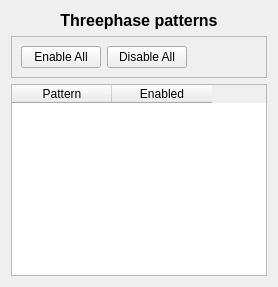
     <widget class="QWidget" name="tab_patterns">
      <attribute name="title">
       <string>Patterns</string>
      </attribute>
      <layout class="QVBoxLayout" name="verticalLayout_9">
       <item>
        <widget class="QLabel" name="label_19">
         <property name="text">
          <string>&lt;html&gt;&lt;head/&gt;&lt;body&gt;&lt;p&gt;&lt;span style=&quot; font-size:12pt; font-weight:700;&quot;&gt;Threephase patterns&lt;/span&gt;&lt;/p&gt;&lt;/body&gt;&lt;/html&gt;</string>
         </property>
         <property name="alignment">
          <set>Qt::AlignmentFlag::AlignCenter</set>
         </property>
         <property name="margin">
          <number>10</number>
         </property>
        </widget>
       </item>
       <item>
        <widget class="QFrame" name="frame_9">
         <property name="frameShape">
          <enum>QFrame::Shape::StyledPanel</enum>
         </property>
         <property name="frameShadow">
          <enum>QFrame::Shadow::Raised</enum>
         </property>
         <layout class="QHBoxLayout" name="horizontalLayout_3">
          <item>
           <widget class="QPushButton" name="button_patterns_enable_all">
            <property name="text">
             <string>Enable All</string>
            </property>
           </widget>
          </item>
          <item>
           <widget class="QPushButton" name="button_patterns_disable_all">
            <property name="text">
             <string>Disable All</string>
            </property>
           </widget>
          </item>
          <item>
           <spacer name="horizontalSpacer">
            <property name="orientation">
             <enum>Qt::Orientation::Horizontal</enum>
            </property>
            <property name="sizeHint" stdset="0">
             <size>
              <width>40</width>
              <height>20</height>
             </size>
            </property>
           </spacer>
          </item>
         </layout>
        </widget>
       </item>
       <item>
        <widget class="QTableWidget" name="patterns_table">
         <property name="alternatingRowColors">
          <bool>true</bool>
         </property>
         <property name="selectionBehavior">
          <enum>QAbstractItemView::SelectionBehavior::SelectRows</enum>
         </property>
         <attribute name="verticalHeaderVisible">
          <bool>false</bool>
         </attribute>
         <column>
          <property name="text">
           <string>Pattern</string>
          </property>
         </column>
         <column>
          <property name="text">
           <string>Enabled</string>
          </property>
         </column>
        </widget>
       </item>
      </layout>
     </widget>
